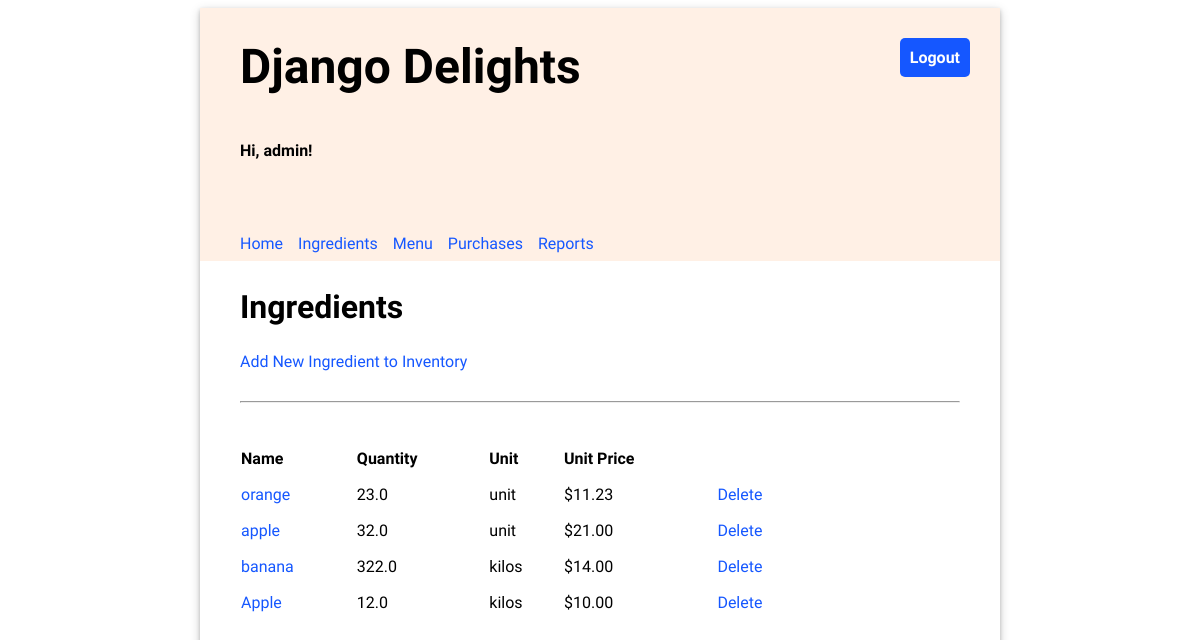
Before: /ingredients/ (signed in) with the older database file.
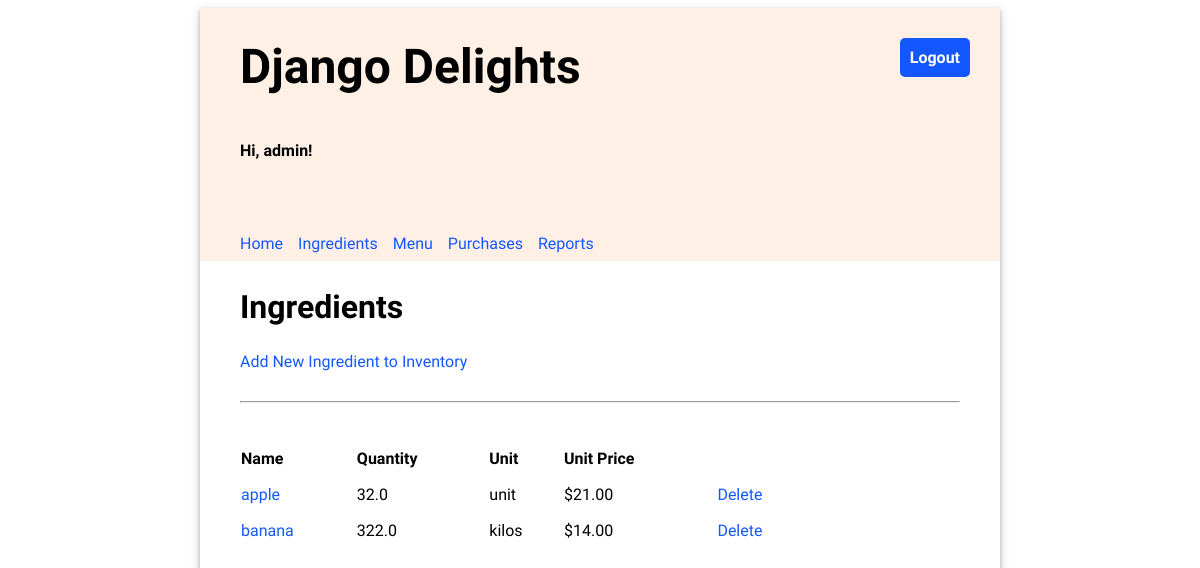
After: the same page with the newer database file.
### inventory/models.py (models this page shows, shortened)
class Ingredient(models.Model):
    id = models.AutoField(primary_key=True)
    name = models.CharField(max_length=200, unique=True)
    quantity = models.FloatField(default=0)
    unit = models.CharField(max_length=200)
    price_per_unit = models.FloatField(default=0)

### inventory/views.py (the view)
# urls.py: path('ingredients/', views.IngredientList.as_view(), name="ingredients"),
class IngredientList(LoginRequiredMixin, generic.ListView):
    model = Ingredient
    template_name = 'inventory/ingredients_list.html'
    context_object_name = 'object_list'
    def get_context_data(self, **kwargs):
        context = super().get_context_data(**kwargs)
        context['objects'] = Ingredient.objects.all()
        return context

### templates/inventory/ingredients_list.html (shortened to what this page needs)
{% extends 'base.html' %}
{% load static %}
{% block content %}
    <h2>Ingredients</h2>
    <a href="{% url 'inventory:add_ingredient' %} ">Add New Ingredient to Inventory</a>
    <hr/>
    <table class="inventory-table">
        <thead>
            <tr>
                <th>Name</th>
                <th>Quantity</th>
                <th>Unit</th>
                <th>Unit Price</th>
                <th></th>
            </tr>
        </thead>
        <tbody>
        {% for ingredient in object_list %}
            <tr>
                <td>
                    <a href="{% url 'inventory:update_ingredient' ingredient.id %}">{{ ingredient.name }}</a>
                </td>
                <td>{{ ingredient.quantity }}</td>
                <td>{{ ingredient.unit }}</td>
                <td class="price">${{ ingredient.price_per_unit|stringformat:".2f" }}</td>
                <td class="price"><a href="{% url 'inventory:delete_ingredient' ingredient.id %}">Delete</a></td>
            </tr>
        {% endfor %}
        </tbody>
    </table>
{% endblock %}

Changed rows visible on the page:
removed Ingredient: name "orange", quantity "23.0", unit "unit", price_per_unit "11.23"
removed Ingredient: name "Apple", quantity "12.0", unit "kilos", price_per_unit "10.00"
